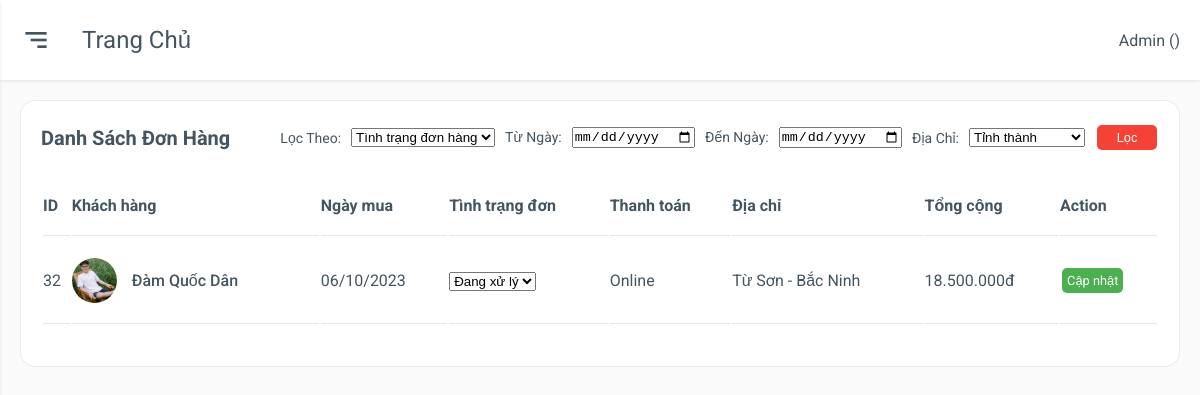
The app's page /admin/bill.php with its own data.
### tables this page shows
CREATE TABLE `hoadon` (
  `ID_HOADON` int(11) NOT NULL,
  `ID_NGUOIDUNG` int(11) NOT NULL,
  `NGAYLAP` date DEFAULT NULL,
  `NGAYGIAO` date DEFAULT NULL,
  `NGUOINHAN` varchar(255) NOT NULL,
  `SDT` varchar(255) NOT NULL,
  `DIACHI` varchar(255) NOT NULL,
  `PHUONGTHUCTT` varchar(255) NOT NULL,
  `TONGTIEN` int(11) NOT NULL,
  `TRANGTHAI` varchar(255) NOT NULL
);

CREATE TABLE `nguoidung` (
  `ID` int(11) NOT NULL,
  `HOTEN` varchar(255) NOT NULL,
  `EMAIL` varchar(255) NOT NULL,
  `DIENTHOAI` varchar(11) NOT NULL,
  `DIACHI` varchar(255) NOT NULL,
  `NGAYSINH` date NOT NULL,
  `HINHANH` varchar(255) NOT NULL,
  `TENDANGNHAP` varchar(255) NOT NULL,
  `MATKHAU` varchar(255) NOT NULL,
  `TRANGTHAI` bit(1) NOT NULL
);

### assets/components/formatCurrency.php (called while the page is built)
<?php
    function currency_format($number, $suffix = 'đ') {
        if (!empty($number)) {
            return number_format($number, 0, ',', '.') . "{$suffix}";
        }
    }
?>

### admin/bill.php (the view, shortened to what this page needs)
<?php
    include "../connect.php";
    include "../assets/components/formatCurrency.php";
    $admin = $_SESSION['admin'];
?>
<!DOCTYPE html>
<html>
<head>
    <link href='https://unpkg.com/boxicons@2.0.7/css/boxicons.min.css' rel='stylesheet'>
    <link rel="stylesheet" href="./css/grid.css">
    <link rel="stylesheet" href="./css/app.css">
    <link rel="stylesheet" href="./css/responsiveOrder.css">
</head>
<body>
    <div class="main">
        <div class="main-header">
            <div class="main-option">
                    <div class="mobile-toggle" id="mobile-toggle">
                        <i class='bx bx-menu-alt-right'></i>
                    </div>
                    <div class="main-title">
                        Trang chủ
                    </div>
            </div>
            <div class="main-name">
                <p>Admin (<span><?php echo $admin['HOTEN'] ?></span>)</p>
            </div>
        </div>
        <div class="main-content">
            <div class="row">
                <div class="col-12">
                    <div class="box">
                        <div class="box-header">
                            <p>Danh sách đơn hàng</p>
                            <form class="view-orders" action="<?php echo $_SERVER["PHP_SELF"];?>" method="GET">
                                <p>Lọc theo:</p>
                                <div class="status-order">
                                    <select name="statusOrder" id="statusOrder">
                                        <option value="">Tình trạng đơn hàng</option>
                                    </select>
                                </div>
                                <div class="date-order">
                                    <p>Từ ngày:</p>
                                    <input type="date" name="from" id="from">
                                    <p>Đến ngày:</p>
                                    <input type="date" name="to" id="to">
                                </div>
                                <div class="address-order">
                                    <p>Địa chỉ:</p>
                                    <select name="addressOrder" id="addressOrder">
                                        <option value="">Tỉnh thành</option>
                                    </select>
                                </div>
                                <button type="submit" id="btn-submit" class="btn btn-block">Lọc</button>
                            </form>
                        </div>
                        <div class="box-body overflow-scroll">
                            <table>
                                <thead>
                                    <tr>
                                        <th>ID</th>
                                        <th>Khách hàng</th>
                                        <th>Ngày mua</th>
                                        <th>Tình trạng đơn</th>
                                        <th>Thanh toán</th>
                                        <th>Địa chỉ</th>
                                        <th>Tổng cộng</th>
                                        <th>Action</th>
                                    </tr>
                                </thead>
                                <tbody>
                                    <?php
                                        if (!isset($_GET['statusOrder']) && !isset($_GET['from']) && !isset($_GET['to']) && !isset($_GET['addressOrder'])) {
                                            $sql = "SELECT hoadon.ID_HOADON, nguoidung.HINHANH, nguoidung.HOTEN, hoadon.NGAYLAP, hoadon.TRANGTHAI, hoadon.PHUONGTHUCTT, hoadon.DIACHI, hoadon.TONGTIEN FROM hoadon INNER JOIN nguoidung ON hoadon.ID_NGUOIDUNG = nguoidung.ID;";
                                            $result = mysqli_query($conn, $sql);
                                            while ($row = $result->fetch_assoc()) {
                                                $s = '<tr>
                                                        <td>'.$row['ID_HOADON'].'</td>
                                                        <td>
                                                            <div class="order-owner">
                                                                <img src=".'.$row['HINHANH'].'">
                                                                <span>'.$row['HOTEN'].'</span>
                                                            </div>
                                                        </td>
                                                        <td>'.date('d/m/Y', strtotime($row['NGAYLAP'])).'</td>
                                                        <td>
                                                            <select name="status">';
                                                                $statusOptions = array(
                                                                    'Đang xử lý' => 'Đang xử lý',
                                                                    'Đang giao' => 'Đang giao',
                                                                    'Đã giao' => 'Đã giao'
                                                                );
                                                                foreach ($statusOptions as $value => $label) {
                                                                    $selected = ($value == $row['TRANGTHAI']) ? 'selected' : '';
                                                                    $s .= '<option value="' . htmlspecialchars($value) . '" ' . $selected . '>' . htmlspecialchars($label) . '</option>';
                                                                }
                                                            $s .= '</select>
                                                        </td>
                                                        <td>'.$row['PHUONGTHUCTT'].'</td>
                                                        <td>'.$row['DIACHI'].'</td>
                                                        <td>'.currency_format($row['TONGTIEN']).'</td>
                                                        <td><a onclick="updateOrderStatus('.$row['ID_HOADON'].')" class="btn btn-update">Cập nhật</a></td>
                                                    </tr>';
                                                echo $s;
                                            }
                                        }
                                    ?>
                                </tbody>
                            </table>
                        </div>
                    </div>
                </div>
            </div>
        </div>
	</div>
</body>
</html>

### admin/css/grid.css (style rules this page uses)
.row { display: flex; flex-wrap: wrap; margin: 0 -15px; }
[class*="col-"] { padding: 0 15px; margin-bottom: 20px; }
.col-12 { width: 100%; }

### admin/css/app.css (style rules this page uses)
:root { --body-bg: #fafafb; --box-bg: #ffffff; --main-color: #ff0000; --text-color: #455560; --text-second-color: #72849ab3; --border-color: #e9e9e9; --menu-item-active-bg: rgba(62, 121, 247, 0.1); --box-border-radius: 15px; --sidebar-size: 300px; --sidebar-logo-img-size: 45px; --sidebar-logo-size: 80px; --profile-image-size: 45px; --main-header-height: 80px; --shadow: 0 1px 4px -1px rgb(0 0 0 / 15%); }
* { padding: 0; margin: 0; box-sizing: border-box; }
body { font-family: "Roboto", sans-serif; background-color: var(--body-bg); color: var(--text-color); position: relative; }
a { text-decoration: none; color: unset; display: inline-block; }
.btn { background-color: transparent; border: none; outline: none; display: grid; place-items: center; cursor: pointer; color: var(--main-color); padding: 0.5rem; border-radius: 0.25rem; }
.main { padding-left: var(--sidebar-size); }
.main-header { height: var(--main-header-height); display: flex; align-items: center; justify-content: space-between; padding: 20px; background-color: var(--box-bg); box-shadow: var(--shadow); }
.main-option { display: flex; align-items: center; }
.mobile-toggle { display: none; }
.main-title { text-transform: capitalize; font-size: 1.5rem; }
.main-content { padding: 20px; }
.box { background-color: var(--box-bg); padding: 20px; border: 0.5px solid var(--border-color); border-radius: var(--box-border-radius); }
.box-header { display: flex; align-items: center; justify-content: space-between; text-transform: capitalize; font-size: 1.25rem; font-weight: 700; }
.box-body { padding: 20px 0; }
table { width: 100%; min-width: 1000px; }
.order-owner, .product { display: flex; align-items: center; text-transform: capitalize; font-weight: 500; }
.order-owner img { width: 45px; height: 45px; border-radius: 50%; margin-right: 15px; }
table thead tr { text-align: left; }
table th, table td { padding: 20px 0; border-bottom: 1px solid var(--border-color); }
.overflow-scroll { overflow-y: auto; }
.main { padding-left: 0; }
.mobile-toggle, .sidebar-close { display: grid; place-items: center; font-size: 2rem; margin-right: 30px; cursor: pointer; }
.btn { min-width: 60px; border: none; padding: 5px; text-align: center; text-decoration: none; display: inline-block; font-size: .8rem; margin: 4px 2px; cursor: pointer; }
.btn-update { font-size: .8rem; padding: 5px; color: #FFF; background-color: #4CAF50; border-radius: 5px; }
.btn-block { font-size: .8rem; padding: 5px; color: #FFF; background-color: #f44336; border-radius: 5px; border: none; }
.view-orders { display: flex; align-items: center; justify-content: space-between; }
.view-orders p { font-size: 14px; font-weight: 400; margin-right: 10px; }
.status-order { display: flex; align-items: center; justify-content: space-between; margin-right: 10px; }
.date-order { display: flex; align-items: center; justify-content: space-between; }
.date-order input { margin-right: 10px; }
.address-order { display: flex; align-items: center; justify-content: space-between; margin-right: 10px; }

### records on screen
hoadon: ID_HOADON "32", ID_NGUOIDUNG.HINHANH (picture), ID_NGUOIDUNG.HOTEN "Đàm Quốc Dân", NGAYLAP "06/10/2023", PHUONGTHUCTT "Online", DIACHI "Từ Sơn - Bắc Ninh", TONGTIEN "18.500.000đ"

### other values on screen
form field status "Đang xử lý"
